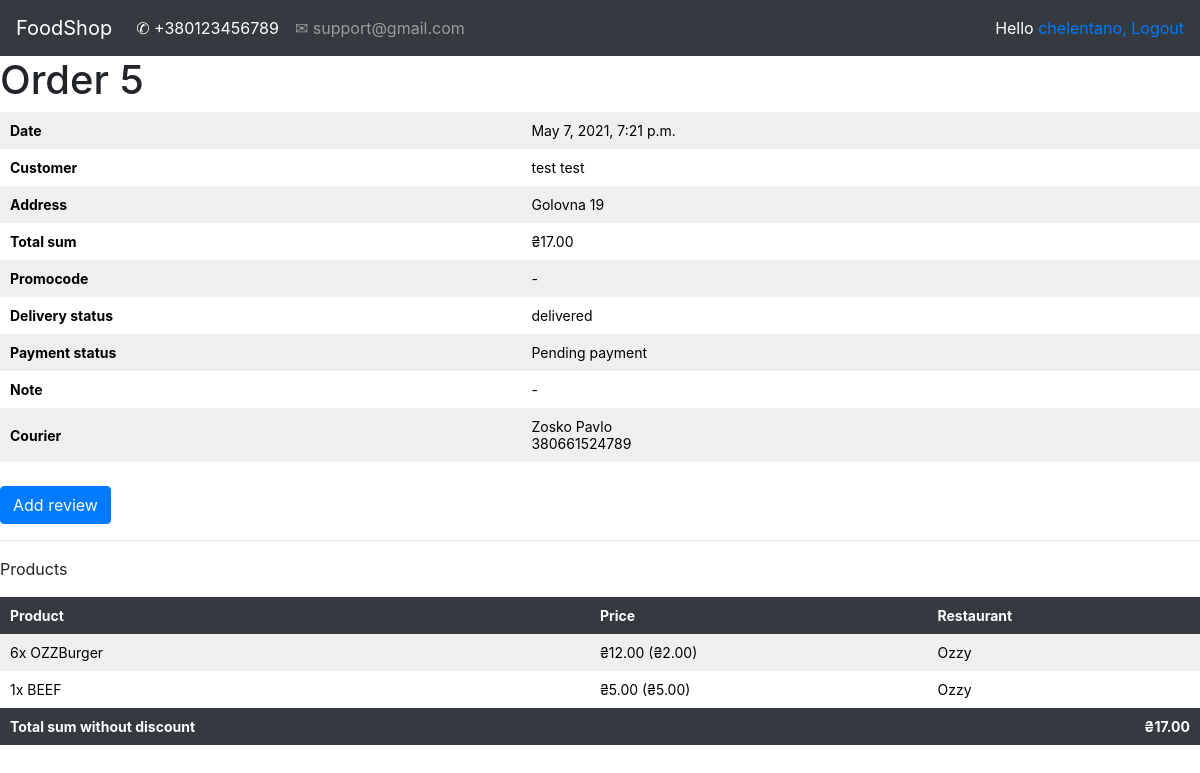
The app's page /account/orders_history/5/ (signed in), older data.
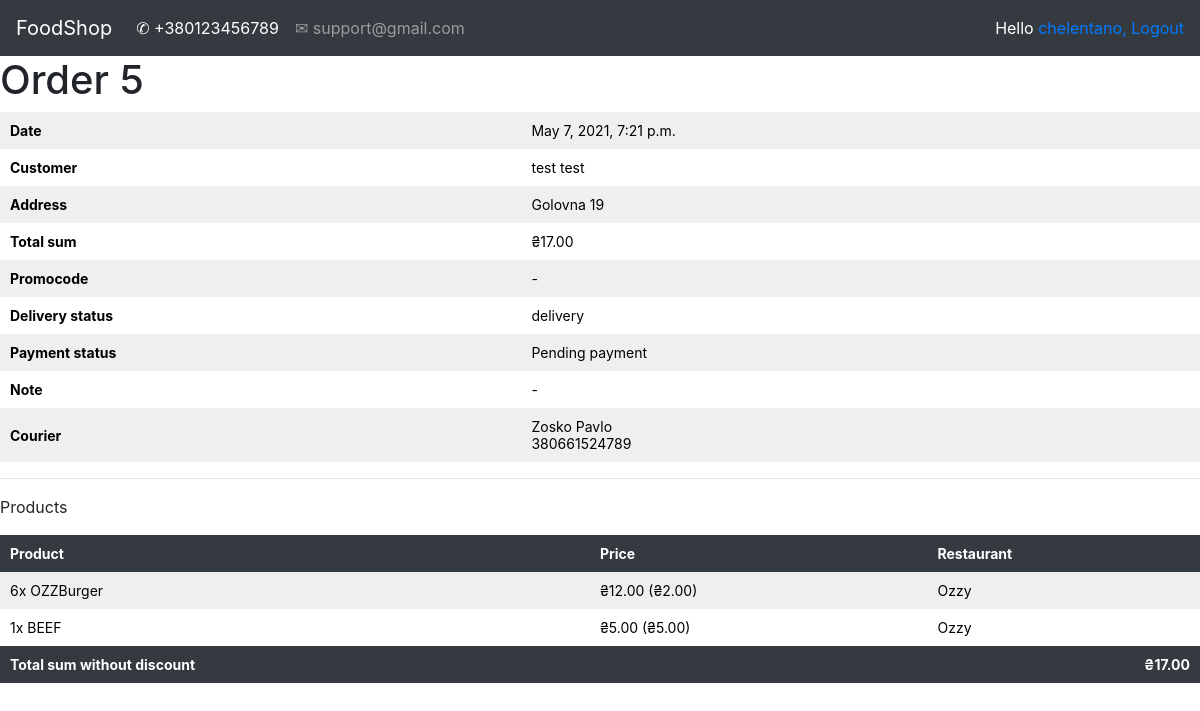
The same page, newer data.
### orders/models.py (models this page shows, shortened)
class Order(models.Model):
    username = models.CharField(max_length=100)
    first_name = models.CharField(max_length=100)
    last_name = models.CharField(max_length=100)
    email = models.EmailField(max_length=50)
    address = models.CharField(max_length=100)
    telephone = models.CharField(max_length=12)
    created = models.DateTimeField(auto_now_add=True)
    updated = models.DateTimeField(auto_now=True)
    paid = models.BooleanField(default=False)
    note = models.CharField(max_length=150, null=True, blank=True)
    courier = models.ForeignKey(Courier, on_delete=models.CASCADE, null=True, blank=True)
    status = models.CharField(max_length=20, choices=STATUS_CHOICES, default='received')
    promocode = models.ForeignKey(Promocode, related_name="orders", null=True, blank=True, on_delete=models.SET_NULL)
    discount = models.IntegerField(default=0, validators=[MinValueValidator(0), MaxValueValidator(100)])
    class Meta:
        ordering = ('-created',)
        default_related_name = "orders"
    def get_total_price_without_discount(self):
        total_price = sum(item.get_cost() for item in self.items.all())
        return total_price
    def get_total_price(self):
        total_price = sum(item.get_cost() for item in self.items.all())
        return total_price - total_price * (self.discount / Decimal("100"))

class OrderItem(models.Model):
    order = models.ForeignKey(Order, related_name='items', on_delete=models.CASCADE)
    product = models.ForeignKey(Product, related_name='order_item', on_delete=models.CASCADE)
    price = models.DecimalField(max_digits=10, decimal_places=2)
    quantity = models.PositiveIntegerField(default=1)
    def get_cost(self):
        return self.price * self.quantity
    def get_shop(self):
        shop = Product.objects.get(name=self.product).shop
        shop = Shop.objects.get(name=shop)
        return shop

### courier/models.py (models this page shows)
class Courier(models.Model):
    surname = models.CharField(max_length=30)
    name = models.CharField(max_length=30)
    telephone = models.CharField(max_length=12)
    class Meta:
        ordering = ('surname', 'name')
        default_related_name = "courier"
    def __str__(self):
        return self.surname + " " + self.name

### account/views.py (the view)
# urls.py: path('orders_history/<int:id>/', views.orderHistory_detail, name='order_detail')
@login_required
def orderHistory_detail(request, id):
    order = Order.objects.get(id=id)
    orderitem = OrderItem.objects.filter(order=order)
    if request.method == "POST":
        form = CouriersReviewForm(request.POST)
        if form.is_valid():
            new_review = form.save(commit=False)
            new_review.order = order.id
            new_review.courier = order.courier
            new_review.author = request.user
            new_review.save()
            form = CouriersReviewForm()
            messages.success(request, 'Thanks you for you review')
            return HttpResponseRedirect(request.path)
    else:
        form = CouriersReviewForm()
    return render(request, 'registration/order_history_detail.html', {"order": order, "orderitem": orderitem,
                                                                      "form": form})

### orderlist/context_processors.py (called while the page is built)
def orderlist(request):
    return {'orderlist': OrderList(request)}

### shop/models.py (called while the page is built)
    def __str__(self):
        return self.name

    def __str__(self):
        return self.name

### templates/registration/order_history_detail.html (shortened to what this page needs)
{% extends 'registration/base.html' %}
{% load static %}
{% block context %}
    <h1>Order {{ order.id }}</h1>
    <table>
        <tr>
            <th>Date</th>
            <td>{{ order.created }}</td>
        </tr>
        <tr>
            <th>Customer</th>
            <td>{{ order.first_name }} {{ order.last_name }}</td>
        </tr>
        <tr>
            <th>Address</th>
            <td>{{ order.address }}</td>
        </tr>
        <tr>
            <th>Total sum</th>
            <td>₴{{ order.get_total_price|floatformat:"2" }}</td>
        </tr>
        <tr>
            <th>Promocode</th>
            {% if order.promocode %}
            <td>{{ order.promocode }} ({{ order.discount }}%)</td>
            {% else %}
            <td> - </td>
            {% endif %}
        </tr>
        <tr>
            <th>Delivery status</th>
            <td>{{ order.status }}</td>
        </tr>
        <tr>
            <th>Payment status</th>
            {% if order.paid %}
            <td>Paid</td>
            {% else %}
            <td>Pending payment</td>
            {% endif %}
        </tr>
        <tr>
            <th>Note</th>
            {% if order.note %}
            <td>{{ order.note }}</td>
            {% else %}
            <td> - </td>
            {% endif %}
        </tr>
        <tr>
            <th>Courier</th>
            <td>{{ order.courier }}<br> {{ order.courier.telephone }}</td>
        </tr>
    </table>
    {% if order.status == "delivered" %}
    <br />
    <p><button class="btn btn-primary" id="SendBtn" name="SendBtn" onclick="showFormReview()">Add review</button></p>
    {% endif %}
    <hr>
    <p>Products</p>
    <table>
        <thead>
            <tr>
                <th>Product</th>
                <th>Price</th>
                <th>Restaurant</th>
            </tr>
        </thead>
        <tbody>
            {% for item in orderitem %}
            <tr>
                <td>{{ item.quantity }}x {{ item.product }}</td>
                <td>₴{{ item.get_cost|floatformat:"2" }} (₴{{ item.price|floatformat:"2" }})</td>
                <td>{{ item.get_shop }}</td>
            </tr>
            {% endfor %}
            <tr class="total-sum">
                <td>Total sum without discount</td>
                <td colspan="1"></td>
                <td class="num">
                ₴{{ order.get_total_price_without_discount|floatformat:"2" }}
            </td>
            </tr>
        </tbody>
    </table>
{% endblock %}

Row changes from the older to the newer data that the page shows:
changed Order "test": status "delivered" → "delivery"
Text that changed along with them:
text no longer shown: "Add review"
